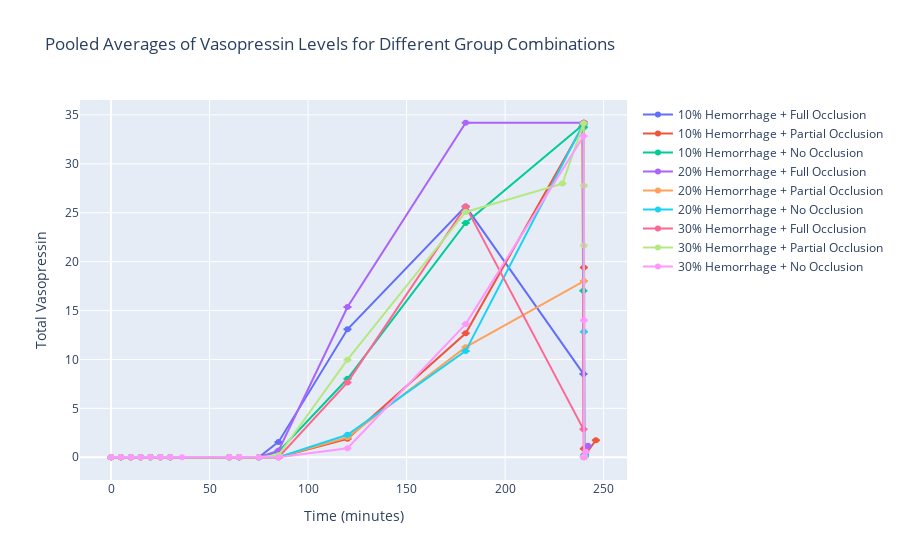

The code cell stored with this chart in its notebook:
### Code cell
# import pandas as pd
# import plotly.graph_objects as go
# import numpy as np

# # Read the categorization data from 'Experiment Tracker.xlsx'
# df = pd.read_excel('Experiment Tracker.xlsx', sheet_name=['T30 categorization', 'T60 categorization'])

# # Categorization at time=30
# group_10 = set(df['T30 categorization']['Group_10'].dropna())
# group_20 = set(df['T30 categorization']['Group_20'].dropna())
# group_30 = set(df['T30 categorization']['Group_30'].dropna())

# # Categorization at time=60
# full_occlusion = set(df['T60 categorization']['Full_Occlusion'].dropna())
# partial_occlusion = set(df['T60 categorization']['Partial_Occlusion'].dropna())
# no_occlusion = set(df['T60 categorization']['No_Occlusion'].dropna())

# # Find overlapping subjects for each combination at time=60
# hemorrhage_10_full_occlusion = group_10.intersection(full_occlusion)
# hemorrhage_10_partial_occlusion = group_10.intersection(partial_occlusion)
# hemorrhage_10_no_occlusion = group_10.intersection(no_occlusion)

# hemorrhage_20_full_occlusion = group_20.intersection(full_occlusion)
# hemorrhage_20_partial_occlusion = group_20.intersection(partial_occlusion)
# hemorrhage_20_no_occlusion = group_20.intersection(no_occlusion)

# hemorrhage_30_full_occlusion = group_30.intersection(full_occlusion)
# hemorrhage_30_partial_occlusion = group_30.intersection(partial_occlusion)
# hemorrhage_30_no_occlusion = group_30.intersection(no_occlusion)

# # Now load the Excel file containing the main data (processed data)
# file_path = "Processed_Data_with_Vasopressin.xlsx"
# xls = pd.ExcelFile(file_path)

# # Filter sheets that start with "ERNE" and not "ERDE"
# erne_sheets = [sheet for sheet in xls.sheet_names if sheet.startswith("ERNE")]

# # Dictionary to store dynamically generated variables
# data_dict = {}

# # Loop through the filtered sheets and store them in the dictionary
# for sheet in erne_sheets:
#     new_sheet_name = sheet.replace("-", "")
#     df = xls.parse(sheet)
#     required_columns = ["Time", "Total Vasopressin", "Plasmalyte", "Norepi"]
#     df = df[required_columns]
#     data_dict[new_sheet_name] = df

# # Define function to calculate pooled averages and error bars
# def calculate_pooled_averages(group_data, time_col='Time', value_col='Total Vasopressin'):
#     """
#     Calculate the pooled average and standard error of the mean (SEM) for the group data.
#     """
#     times = []
#     pooled_means = []
#     pooled_errors = []
    
#     # Aggregate data for each time point
#     for group in group_data:
#         if group in data_dict:
#             df = data_dict[group]
#             group_times = df[time_col].unique()  # Time points
#             for time in group_times:
#                 group_at_time = df[df[time_col] == time]
#                 times.append(time)
#                 pooled_mean = group_at_time[value_col].mean()
#                 pooled_means.append(pooled_mean)
#                 pooled_se = group_at_time[value_col].std() / np.sqrt(len(group_at_time))  # Standard Error of the Mean
#                 pooled_errors.append(pooled_se)
    
#     # Average the times and error bars per unique time point
#     unique_times = sorted(set(times))
#     final_means = []
#     final_errors = []
    
#     for time in unique_times:
#         means_at_time = [pooled_means[i] for i, t in enumerate(times) if t == time]
#         errors_at_time = [pooled_errors[i] for i, t in enumerate(times) if t == time]
        
#         final_means.append(np.mean(means_at_time))  # Averaging means at the same time
#         final_errors.append(np.mean(errors_at_time))  # Averaging errors at the same time

#     return unique_times, final_means, final_errors

# # Create combined groups (time=60 categorization)
# group_combinations = {
#     "10% Hemorrhage + Full Occlusion": hemorrhage_10_full_occlusion,
#     "10% Hemorrhage + Partial Occlusion": hemorrhage_10_partial_occlusion,
#     "10% Hemorrhage + No Occlusion": hemorrhage_10_no_occlusion,
#     "20% Hemorrhage + Full Occlusion": hemorrhage_20_full_occlusion,
#     "20% Hemorrhage + Partial Occlusion": hemorrhage_20_partial_occlusion,
#     "20% Hemorrhage + No Occlusion": hemorrhage_20_no_occlusion,
#     "30% Hemorrhage + Full Occlusion": hemorrhage_30_full_occlusion,
#     "30% Hemorrhage + Partial Occlusion": hemorrhage_30_partial_occlusion,
#     "30% Hemorrhage + No Occlusion": hemorrhage_30_no_occlusion,
# }

# # Prepare data for plotting
# traces = []
# for group_name, group_data in group_combinations.items():
#     if group_data:  # Only calculate if there is data
#         times, means, errors = calculate_pooled_averages(group_data)
#         traces.append(go.Scatter(
#             x=times, y=means,
#             mode='lines+markers',
#             name=group_name,
#             error_y=dict(type='data', array=errors, visible=True),
#             line=dict(width=2),
#             marker=dict(size=6)
#         ))

# # Create the plot using plotly
# layout = go.Layout(
#     title="Pooled Averages of Vasopressin Levels for Different Group Combinations",
#     xaxis=dict(title='Time (minutes)'),
#     yaxis=dict(title='Total Vasopressin'),
#     showlegend=True
# )

# fig = go.Figure(data=traces, layout=layout)
# fig.show()

### Figure 1 — Plotly figure (JSON) as saved in the notebook; plotly's stock layout.template omitted (floating-point values rounded to 4 significant figures)
{"data": [{"error_y": {"array": [null, null, null, null, null, null, null, null, null, null, null, null, null, null, null, null, null, null, null], "type": "data", "visible": true}, "line": {"width": 2}, "marker": {"size": 6}, "mode": "lines+markers", "name": "10% Hemorrhage + Full Occlusion", "type": "scatter", "x": [0, 5, 10, 15, 20, 25, 30, 60, 65, 75, 85, 120, 180, 239.8, 239.8, 240, 240.1, 240.1, 240.2], "y": [0, 0, 0, 0, 0, 0, 0, 0, 0, 0, 1.568, 13.08, 25.65, 8.519, 34.1, 34.2, 0.057, 0.0665, 0.1045]}, {"error_y": {"array": [null, null, null, null, null, null, null, null, null, null, null, null, null, null, null, null, null, null, null], "type": "data", "visible": true}, "line": {"width": 2}, "marker": {"size": 6}, "mode": "lines+markers", "name": "10% Hemorrhage + Partial Occlusion", "type": "scatter", "x": [0, 5, 10, 15, 20, 25, 30, 60, 65, 75, 85, 120, 180, 239.2, 240.0, 240, 240.1, 240.3, 246.1], "y": [0, 0, 0, 0, 0, 0, 0, 0, 0, 0, 0, 1.883, 12.67, 33.76, 0.8645, 19.39, 0.038, 0.171, 1.738]}, {"error_y": {"array": [null, null, null, null, null, null, null, null, null, null, null, null, null, null, null, null, null, null, null, null], "type": "data", "visible": true}, "line": {"width": 2}, "marker": {"size": 6}, "mode": "lines+markers", "name": "10% Hemorrhage + No Occlusion", "type": "scatter", "x": [0, 5, 10, 15, 20, 25, 30, 60, 65, 75, 85, 120, 180, 239.7, 239.8, 239.9, 240, 240.2, 240.2, 240.4], "y": [0, 0, 0, 0, 0, 0, 0, 0, 0, 0, 0.5811, 8.027, 23.96, 34.02, 17.03, 34.16, 33.74, 0.1235, 0.133, 0.2375]}, {"error_y": {"array": [null, null, null, null, null, null, null, null, null, null, null, null, null, null, null, null, null, null, null], "type": "data", "visible": true}, "line": {"width": 2}, "marker": {"size": 6}, "mode": "lines+markers", "name": "20% Hemorrhage + Full Occlusion", "type": "scatter", "x": [0, 5, 10, 15, 20, 25, 30, 60, 65, 75, 85, 120, 180, 240.0, 240, 240.2, 240.4, 240.5, 242.1], "y": [0, 0, 0, 0, 0, 0, 0, 0, 0, 0, 0.6785, 15.36, 34.2, 34.19, 34.2, 0.0855, 0.209, 0.304, 1.178]}, {"error_y": {"array": [null, null, null, null, null, null, null, null, null, null, null, null, null, null, null, null, null, null], "type": "data", "visible": true}, "line": {"width": 2}, "marker": {"size": 6}, "mode": "lines+markers", "name": "20% Hemorrhage + Partial Occlusion", "type": "scatter", "x": [0, 5, 10, 15, 20, 25, 30, 60, 65, 75, 85, 120, 180, 240, 240.0, 240.1, 240.2, 240.2], "y": [0, 0, 0, 0, 0, 0, 0, 0, 0, 0, 0, 2.036, 11.26, 18.01, 0, 0.0285, 0.095, 0.1045]}, {"error_y": {"array": [null, null, null, null, null, null, null, null, null, null, null, null, null, null, null, null, null, null, null], "type": "data", "visible": true}, "line": {"width": 2}, "marker": {"size": 6}, "mode": "lines+markers", "name": "20% Hemorrhage + No Occlusion", "type": "scatter", "x": [0, 5, 10, 15, 20, 25, 30, 60, 65, 75, 85, 120, 180, 239.9, 239.9, 240, 240.2, 240.3, 240.6], "y": [0, 0, 0, 0, 0, 0, 0, 0, 0, 0, 0, 2.294, 10.88, 34.12, 34.13, 12.84, 0.04275, 0.095, 0.171]}, {"error_y": {"array": [null, null, null, null, null, null, null, null, null, null, null, null, null, null, null, null, null, null], "type": "data", "visible": true}, "line": {"width": 2}, "marker": {"size": 6}, "mode": "lines+markers", "name": "30% Hemorrhage + Full Occlusion", "type": "scatter", "x": [0, 5, 10, 15, 20, 25, 30, 60, 65, 75, 85, 120, 180, 239.8, 239.9, 240, 240.0, 240.0], "y": [0, 0, 0, 0, 0, 0, 0, 0, 0, 0, 0, 7.653, 25.65, 2.852, 34.14, 34.2, 0.0095, 0.019]}, {"error_y": {"array": [null, null, null, null, null, null, null, null, null, null, null, null, null, null, null, null, null, null, null], "type": "data", "visible": true}, "line": {"width": 2}, "marker": {"size": 6}, "mode": "lines+markers", "name": "30% Hemorrhage + Partial Occlusion", "type": "scatter", "x": [0, 5, 10, 15, 20, 25, 30, 60, 65, 75, 85, 120, 180, 229.1, 239.9, 240.0, 240, 240.1, 240.2], "y": [0, 0, 0, 0, 0, 0, 0, 0, 0, 0, 0.1987, 9.973, 25.08, 27.98, 34.15, 21.64, 27.79, 0.0475, 0.0855]}, {"error_y": {"array": [null, null, null, null, null, null, null, null, null, null, null, null, null, null, null, null, null, null], "type": "data", "visible": true}, "line": {"width": 2}, "marker": {"size": 6}, "mode": "lines+markers", "name": "30% Hemorrhage + No Occlusion", "type": "scatter", "x": [0, 5, 10, 15, 20, 25, 30, 35.95, 60, 65, 75, 85, 120, 180, 239.8, 240, 240.0, 241.0], "y": [0, 0, 0, 0, 0, 0, 0, 0, 0, 0, 0, 0, 0.9191, 13.61, 32.85, 14.0, 0, 0.551]}], "layout": {"showlegend": true, "title": {"text": "Pooled Averages of Vasopressin Levels for Different Group Combinations"}, "xaxis": {"title": {"text": "Time (minutes)"}}, "yaxis": {"title": {"text": "Total Vasopressin"}}}}
